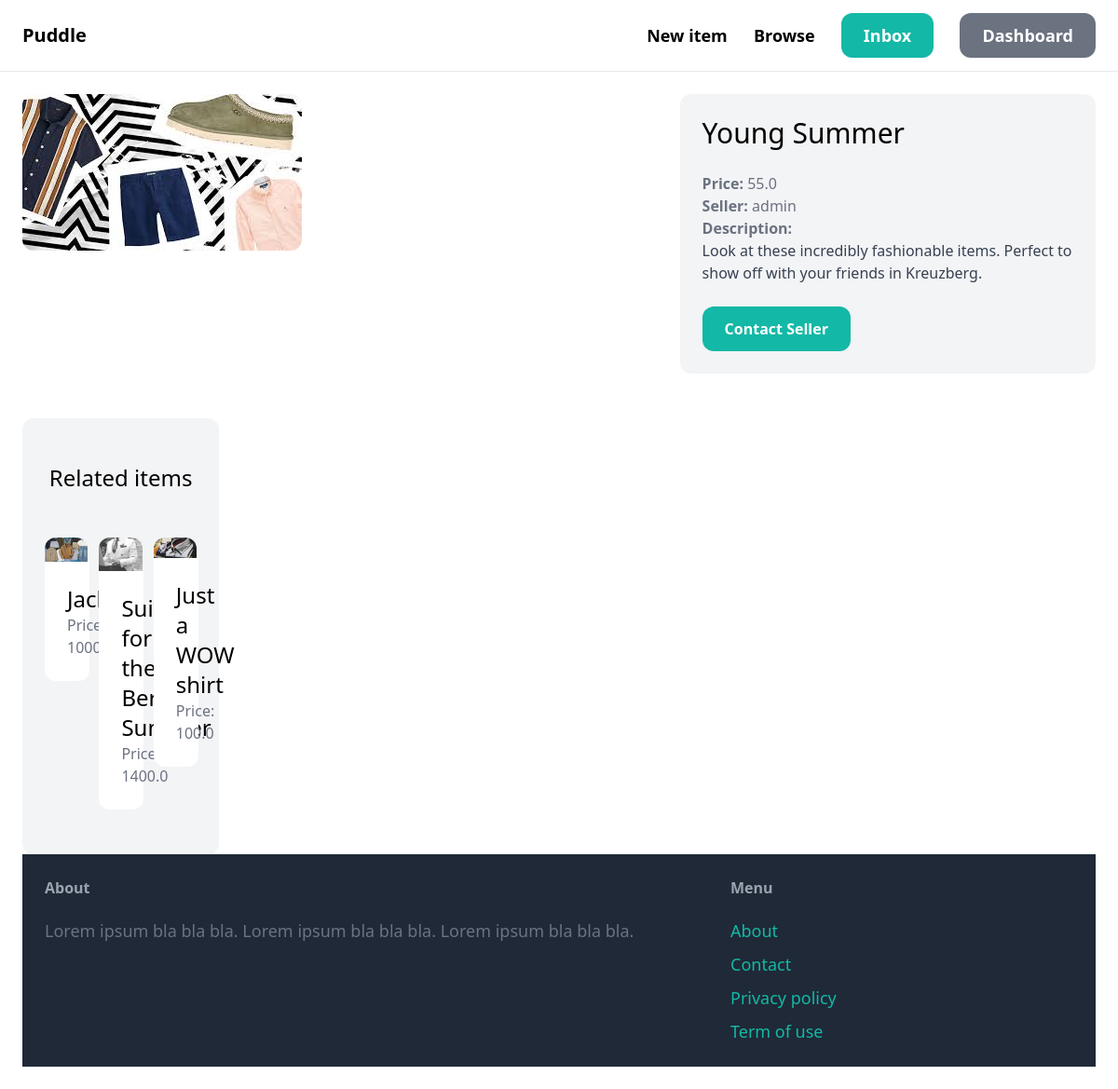
Page /items/3/ (signed in) on the committed database.
### item/models.py (models this page shows, shortened)
class Item(models.Model):
    category = models.ForeignKey(Category, related_name='items', on_delete=models.CASCADE)
    name = models.CharField(max_length=255)
    description = models.TextField(blank=True, null=True)
    price = models.FloatField()
    image = models.ImageField(upload_to='item images', blank=True, null=True)
    is_sold= models.BooleanField(default=False)
    created_by = models.ForeignKey(User, related_name='items', on_delete=models.CASCADE)
    created_at = models.DateTimeField(auto_now_add=True)

### item/views.py (the view)
# urls.py: path('<int:pk>/', views.detail, name='detail'),
def detail(request, pk):
    item = get_object_or_404(Item, pk=pk)
    related_items = Item.objects.filter(category=item.category, is_sold=False).exclude(pk=pk)[0:3]
    return render(request, 'item/detail.html', {
        'item': item,
        'related_items': related_items
    })

### item/templates/item/detail.html (shortened to what this page needs)
{% extends 'core/base.html' %}
{% block content %}
<div class="grid grid-cols-5 gap-6">
    <div class="col-span-3">
        <img src="{{ item.image.url }}" class="rounded-xl">
    </div>
    <div class="col-span-2 p-6 bg-gray-100 rounded-xl">
        <h1 class="mb-6 text-3xl">{{ item.name }}</h1>
        <p class="text-gray-500"><strong>Price: </strong>{{ item.price }}</p>
        <p class="text-gray-500"><strong>Seller: </strong>{{ item.created_by.username }}</p>
        {% if item.description %}
            <p class="text-gray-700">
                <strong class="text-gray-500">Description:</strong><br>
                {{ item.description }}
            </p>
        {% endif %}
        <a href="#" class="inline-block mt-6 px-6 py-3 text=lg font-semibold bg-teal-500 text-white rounded-xl hover:bg-teal-700">Contact Seller</a>
</div>
<div class="mt-6 px-6 py-12 bg-gray-100 rounded-xl">
    <h2 class="mb-12 text-2xl text-center">Related items</h2>
    <div class="grid grid-cols-3 gap-3">
        {% for item in related_items %}
            <div>
                <a href="{% url 'item:detail' item.id %}">
                    <div>
                        <img src="{{ item.image.url }}" class="rounded-t-xl">
                    </div>
                    <div class="p-6 bg-white rounded-b-xl">
                        <h2 class="text-2xl">{{ item.name }}</h2>
                        <p class="text-gray-500">Price: {{ item.price }}</p>
                    </div>
                </a>
            </div>
        {% endfor %}
    </div>
</div>
{% endblock %}

### rows in the picture
Item: image (picture), name "Young Summer", price "55.0", created_by.username "admin", description "Look at these incredibly fashionable items. Perfect to show off with your friends in Kreuzberg."
Item: image (picture), name "Jacket", price "1000.0"
Item: image (picture), name "Suit for the Berlin…", price "1400.0"
Item: image (picture), name "Just a WOW shirt", price "100.0"
